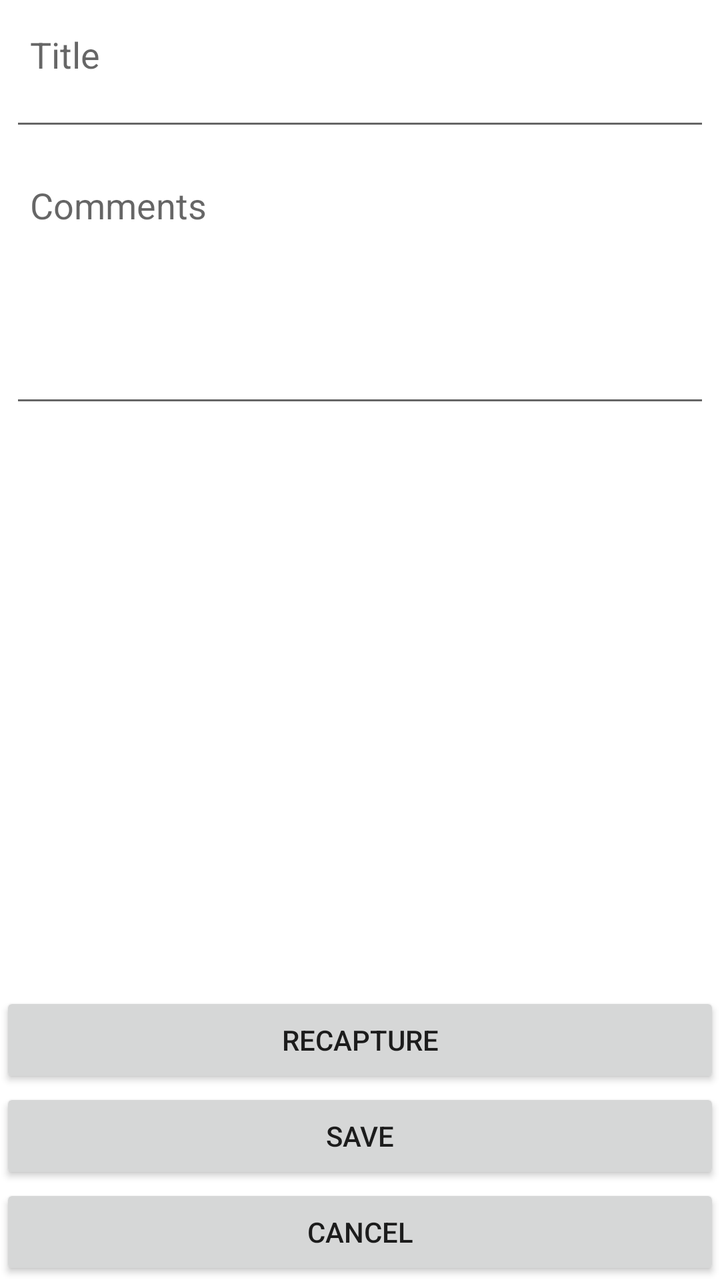
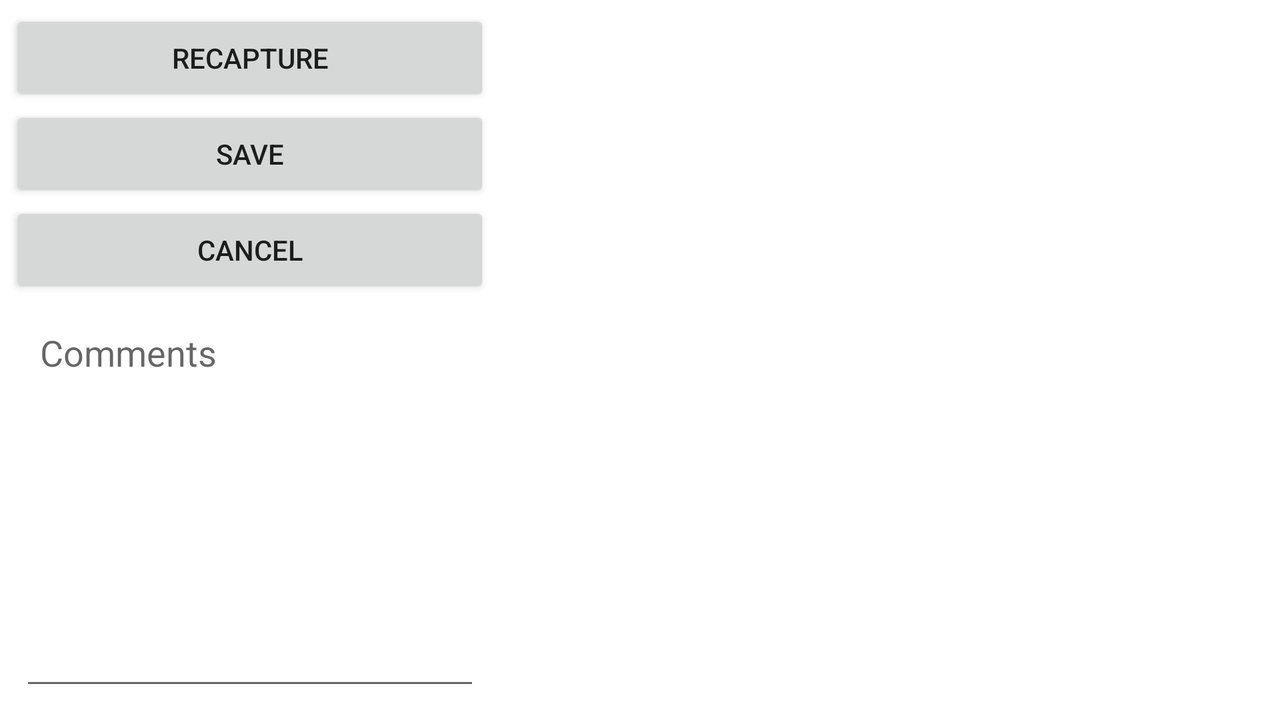

An Android layout and its configuration variant, each rendered on a device that would load it. The default file and the variant file are quoted in full after the pictures.
<!-- AndroidManifest.xml: application theme AppTheme -->
<!-- res/layout/photo_activity.xml -->
<?xml version="1.0" encoding="utf-8"?>
<LinearLayout xmlns:android="http://schemas.android.com/apk/res/android"
    android:layout_width="match_parent"
    android:layout_height="match_parent"
    android:orientation="vertical">
    <EditText
        android:id="@+id/title"
        android:layout_width="match_parent"
        android:layout_height="wrap_content"
        android:maxLines="2"
        android:lines="2"
        android:layout_margin="5dp"
        android:gravity="start"
        android:hint="@string/title"
        android:padding="10dp" />

    <EditText
        android:id="@+id/comments"
        android:layout_width="match_parent"
        android:layout_height="wrap_content"
        android:minHeight="100dp"
        android:layout_margin="5dp"
        android:lines="5"
        android:gravity="start"
        android:hint="@string/comments"
        android:padding="10dp" />

    <ImageView
        android:id="@+id/preview"
        android:layout_width="wrap_content"
        android:layout_height="0dp"
        android:layout_gravity="right|center_vertical"
        android:layout_margin="5dp"
        android:layout_weight="1"
        android:visibility="visible" />

    <Button
        android:id="@+id/btnReIntend"
        android:layout_width="match_parent"
        android:layout_height="wrap_content"
        android:text="@string/btnReIntend"
        android:visibility="visible" />

    <Button
        android:id="@+id/btnSave"
        android:layout_width="match_parent"
        android:layout_height="wrap_content"
        android:text="@string/save"
        android:visibility="visible" />

    <Button
        android:id="@+id/btnCancel"
        android:layout_width="match_parent"
        android:layout_height="wrap_content"
        android:text="@string/cancel"
        android:visibility="visible" />

</LinearLayout>
<!-- resources referenced by this layout -->
<resources>
  <string name="btnReIntend">Recapture</string>
  <string name="cancel">Cancel</string>
  <string name="comments">Comments</string>
  <string name="save">Save</string>
  <string name="title">Title</string>
</resources>
<!-- res/layout-land/photo_activity.xml (the author's variant of the layout above) -->
<!-- drawn on the phone turned sideways -->
<?xml version="1.0" encoding="utf-8"?>
<LinearLayout xmlns:android="http://schemas.android.com/apk/res/android"
    android:orientation="horizontal"
    android:layout_width="match_parent"
    android:layout_height="match_parent">

    <LinearLayout
        android:orientation="vertical"
        android:layout_width="@dimen/buttons_layout_width"
        android:layout_height="match_parent"
        android:layout_margin="5dp">

        <Button
            android:text="@string/btnReIntend"
            android:id="@+id/btnReIntend"
            android:layout_height="wrap_content"
            android:layout_width="match_parent"
            android:visibility="visible"
            />

        <Button
            android:text="@string/save"
            android:id="@+id/btnSave"
            android:layout_height="wrap_content"
            android:layout_width="match_parent"
            android:visibility="visible"
            />

        <Button
            android:text="@string/cancel"
            android:id="@+id/btnCancel"
            android:layout_height="wrap_content"
            android:layout_width="match_parent"
            android:visibility="visible"
            />

        <EditText
            android:id="@+id/comments"
            android:layout_width="match_parent"
            android:layout_height="match_parent"
            android:layout_margin="5dp"
            android:padding="10dp"
            android:gravity="start"
            android:hint="@string/comments"
            />

    </LinearLayout>

    <ImageView
        android:layout_height="wrap_content"
        android:layout_width="wrap_content"
        android:layout_margin="5dp"
        android:layout_gravity="right|center_vertical"
        android:visibility="visible"
        android:id="@+id/preview" />

</LinearLayout>
<!-- resources referenced by the variant -->
<!-- as the phone turned sideways resolves them -->
<resources>
  <!-- from res/values-sw360dp/ -->
  <dimen name="buttons_layout_width">240dp</dimen>
  <string name="btnReIntend">Recapture</string>
  <string name="cancel">Cancel</string>
  <string name="comments">Comments</string>
  <string name="save">Save</string>
</resources>
